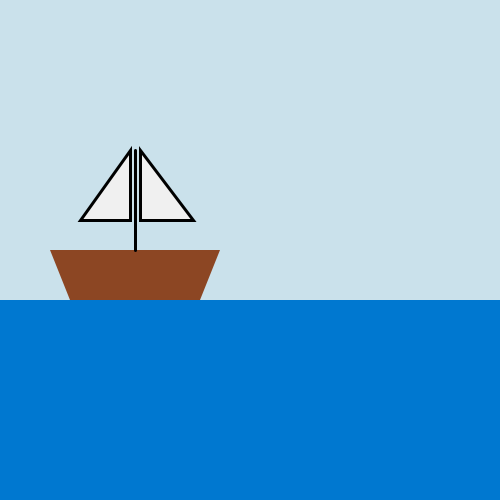
Frame 1 (no input)
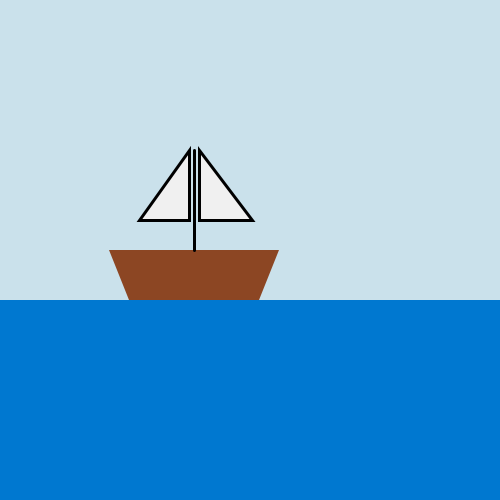
Frame 60 (the mouse pressed at the canvas centre just before this capture)
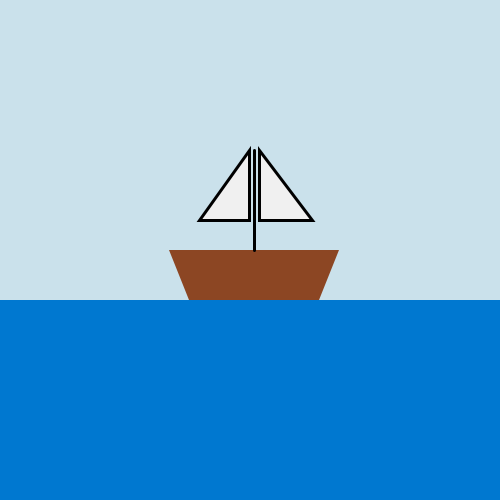
Frame 120 (the mouse held since frame 60 and released just before this capture)

The Processing sketch that drew these frames (run headless with seeded random() and noise(); from frame 60 on, the mouse is pressed at the canvas centre):

// Processing sketch: processing_50603
// ── processing_50603.pde

int boteX; 
int posteX;
int velaX;
int vela2X;


void setup() {
  size(500,500);
  boteX=50;
  posteX=135;
  velaX=130;
  vela2X=140;
  
}

void draw() {
  //diseño
   noStroke();
  background(205,225,255);
  
    fill(202,225,235);
      rect(0,0,699,499);
    fill(255,255,0);


    fill(0,120,208);
        rect(0,300,700,400);
        //bote
     fill(140,70,35);
       quad(boteX,250,boteX+170,250,boteX+150,300,boteX+20,300);
       //poste
        fill(240);
        stroke(0);
          strokeWeight(3);
        line(posteX,150,posteX,250);
     //velas
       triangle(velaX,150,velaX,220,velaX-50,220);
       triangle(vela2X,150,vela2X,220,vela2X+53,220);
         
      

  boteX=boteX+1; 
  posteX=posteX+1;
  velaX=velaX+1;
  vela2X=vela2X+1;
 
}
